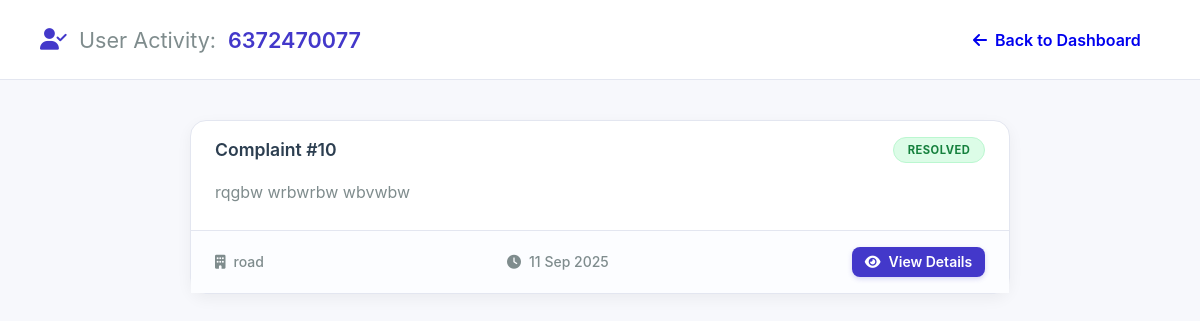
Before: /admin/user/6372470077 (signed in) with the older database file.
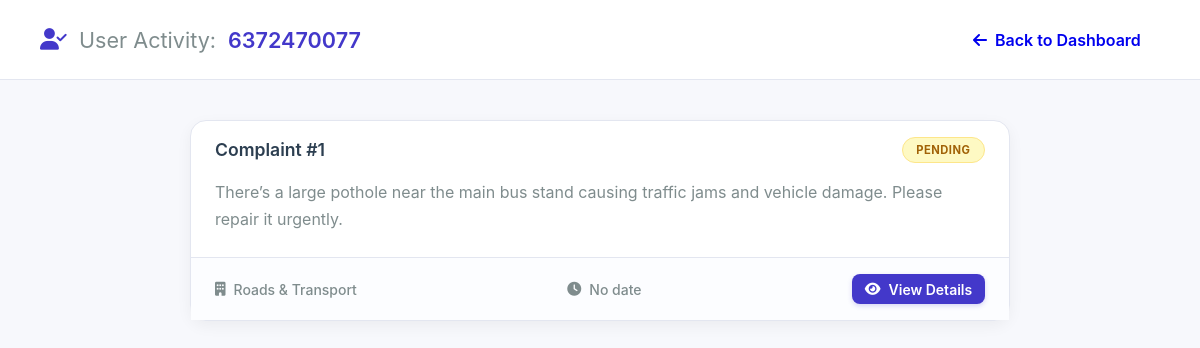
After: the same page with the newer database file.
### tables this page shows
CREATE TABLE complaints (
                        id INTEGER PRIMARY KEY AUTOINCREMENT,
                        user_phone TEXT NOT NULL,
                        name TEXT,
                        phone TEXT,
                        district TEXT,
                        block TEXT,
                        gp TEXT,
                        village TEXT,
                        landmark TEXT,
                        pincode TEXT,
                        department TEXT,
                        complaint TEXT,
                        proof TEXT, status TEXT DEFAULT 'Pending', admin_proof TEXT, updated_at TEXT, voice_proof TEXT, latitude REAL, longitude REAL,
                        FOREIGN KEY(user_phone) REFERENCES users(phone)
                    );

### Civicissueproject/tempCodeRunnerFile.py (the view)
@app.route("/admin/user/<user_phone>")
@admin_required
def admin_user_view(user_phone):
    complaints = get_user_complaints(user_phone)
    return render_template("admin_user_view.html", user_phone=user_phone, complaints=complaints)

### Civicissueproject/database.py (called while the page is built)
def get_db_connection():
    conn = sqlite3.connect(DB_NAME, check_same_thread=False)
    conn.row_factory = sqlite3.Row  # This lets you access columns by name (e.g., complaint['status'])
    return conn

def get_user_complaints(user_phone):
    conn = get_db_connection()
    complaints = conn.execute("SELECT * FROM complaints WHERE user_phone = ? ORDER BY id DESC", (user_phone,)).fetchall()
    conn.close()
    return complaints

### Civicissueproject/tempCodeRunnerFile.py (called while the page is built)
@app.template_filter('datetimeformat')
def datetimeformat(value, format="%d %b %Y"):
    if isinstance(value, str):
        try:
            dt = datetime.fromisoformat(value)
            return dt.strftime(format)
        except (ValueError, TypeError):
            return value
    elif isinstance(value, datetime):
        return value.strftime(format)
    return value

def admin_required(fn):
    from functools import wraps
    @wraps(fn)
    def wrapper(*args, **kwargs):
        if session.get("role") != "admin":
            flash("Admin access required", "danger")
            return redirect(url_for("admin_login"))
        return fn(*args, **kwargs)
    return wrapper

### Civicissueproject/templates/admin_user_view.html (shortened to what this page needs)
<!DOCTYPE html>
<html lang="en">
<head>
    <link rel="stylesheet" href="https://cdnjs.cloudflare.com/ajax/libs/font-awesome/6.5.0/css/all.min.css">
    <link rel="stylesheet" href="{{ url_for('static', filename='css/admin_userview.css') }}">
</head>
<body class="admin-page-bg">
    <header class="admin-header">
        <h1>
            <i class="fas fa-user-check"></i>
            <span data-translate="auv_user_activity">User Activity:</span> {{ user_phone }}
        </h1>
        <a class="btn" href="{{ url_for('admin_dashboard') }}">
            <i class="fas fa-arrow-left"></i> <span data-translate="auv_back_to_dash">Back to Dashboard</span>
        </a>
    </header>
    <main class="admin-main">
        <section class="complaints-list">
            {% if complaints %}
                {% for row in complaints %}
                <div class="complaint-card">
                    <div class="card-header">
                        <h3><span data-translate="complaint_id_prefix">Complaint #</span>{{ row.id }}</h3>
                        <span class="pill {{ (row.status or 'Pending')|lower|replace(' ', '-') }}">
                            {{ row.status or 'Pending' }}
                        </span>
                    </div>
                    <div class="card-body">
                        <p>{{ (row.complaint or '')[:150] ~ ('...' if row.complaint and row.complaint|length > 150 else '') }}</p>
                    </div>
                    <div class="card-footer">
                        <span class="footer-item">
                            <i class="fas fa-building"></i>
                            {{ row.department or 'N/A' }}
                        </span>
                        <span class="footer-item">
                            <i class="fas fa-clock"></i>
                            {{ row.updated_at | datetimeformat if row.updated_at else 'No date' }}
                        </span>
                        <a class="btn small primary" href="{{ url_for('admin_complaint_view', cid=row.id) }}">
                            <i class="fas fa-eye"></i> <span data-translate="view_details_button">View Details</span>
                        </a>
                    </div>
                </div>
                {% endfor %}
            {% else %}
                <div class="empty-state">
                    <i class="fas fa-file-circle-xmark"></i>
                    <p data-translate="auv_no_complaints">No complaints have been filed by this user.</p>
                </div>
            {% endif %}
        </section>
    </main>
</body>
</html>

### Civicissueproject/static/css/admin_userview.css (style rules this page uses)
:root { --primary-color: #4338ca; --primary-hover: #3730a3; --bg-color: #f7f8fc; --card-bg: #ffffff; --border-color: #e3e6f0; --text-dark: #2c3e50; --text-light: #7f8c8d; --font-family: -apple-system, BlinkMacSystemFont, "Segoe UI", Roboto, "Helvetica Neue", Arial, sans-serif; --shadow-soft: 0 5px 15px rgba(0,0,0,0.05); --shadow-medium: 0 8px 25px rgba(0,0,0,0.07); }
* { box-sizing: border-box; }
body.admin-page-bg { margin: 0; font-family: var(--font-family); background-color: var(--bg-color); color: var(--text-dark); -webkit-font-smoothing: antialiased; -moz-osx-font-smoothing: grayscale; }
.admin-header { background-color: var(--card-bg); padding: 1.25rem 2.5rem; border-bottom: 1px solid var(--border-color); display: flex; justify-content: space-between; align-items: center; }
.admin-header h1 { margin: 0; font-size: 1.35rem; font-weight: 600; display: flex; align-items: center; gap: 0.75rem; color: var(--primary-color); }
.admin-header h1 span { font-weight: 400; color: var(--text-light); }
.admin-main { padding: 2.5rem; max-width: 900px; margin: 0 auto; }
.complaints-list { display: flex; flex-direction: column; gap: 1.5rem; }
.complaint-card { background-color: var(--card-bg); border: 1px solid var(--border-color); border-radius: 16px; box-shadow: var(--shadow-soft); display: flex; flex-direction: column; transition: transform 0.2s ease, box-shadow 0.2s ease; }
.complaint-card .card-header { display: flex; justify-content: space-between; align-items: center; padding: 1rem 1.5rem; }
.complaint-card h3 { margin: 0; font-size: 1.1rem; font-weight: 600; }
.complaint-card .card-body { padding: 0 1.5rem 1.5rem; color: var(--text-light); line-height: 1.7; border-bottom: 1px solid var(--border-color); }
.complaint-card .card-body p { margin: 0; }
.complaint-card .card-footer { display: flex; justify-content: space-between; align-items: center; padding: 1rem 1.5rem; background-color: #fcfdff; font-size: 0.875rem; }
.complaint-card .footer-item { color: var(--text-light); display: flex; align-items: center; gap: 0.5rem; font-weight: 500; }
.pill { padding: 0.3rem 0.85rem; border-radius: 50px; font-size: 0.7rem; font-weight: 700; text-transform: uppercase; letter-spacing: 0.5px; border: 1px solid transparent; }
.pill.pending { background-color: #fef9c3; color: #a16207; border-color: #fde68a; }
.btn { display: inline-flex; align-items: center; gap: 0.5rem; padding: 0.6rem 1.2rem; border-radius: 8px; text-decoration: none; border: 0; cursor: pointer; font-weight: 600; transition: all 0.2s ease; }
.btn.primary { background-color: var(--primary-color); color: #fff; box-shadow: 0 2px 5px rgba(67, 56, 202, 0.2); }
.btn.small { padding: 0.4rem 0.8rem; font-size: 0.875rem; }

Changed rows visible on the page:
no longer on this page (row edited): complaints: id "10", status "RESOLVED", complaint "rqgbw wrbwrbw wbvwbw", department "road", updated_at "11 Sep 2025"
now on this page (row edited): complaints: id "1", status "PENDING", complaint "There’s a large pothole near the main bus stand causing traffic jams and vehicle damage. Please repair it urgently.", department "Roads & Transport", updated_at "No date"
